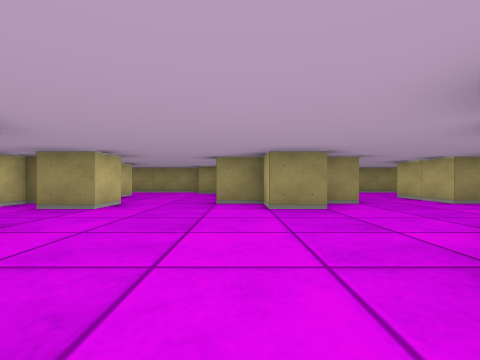
View 1 (above)

24 first-person views from a walk through a cub3D maze. The camera is about half as high as the walls, looks level and sees 85° across. The floor is counted in squares. Each view is taken from the middle of a square. On the plan, view 1 faces up. The plan holds only what a view shows up to about 9 squares ahead; the rest is blank.

View 2
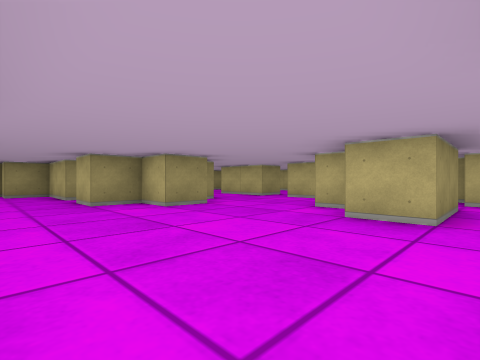

View 3
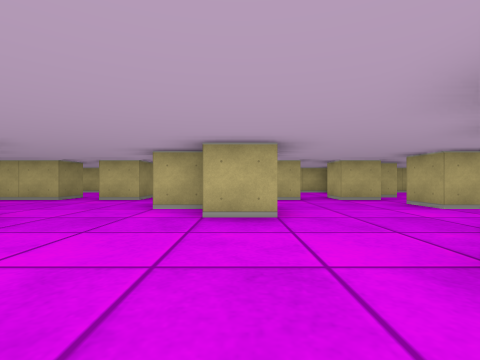

View 4
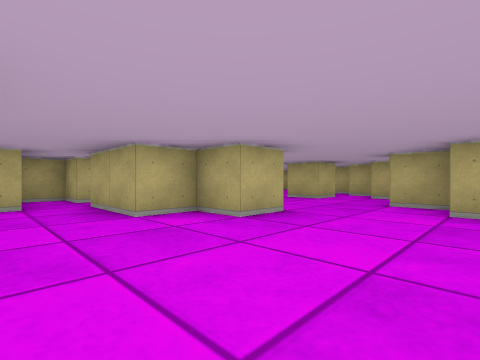

View 5
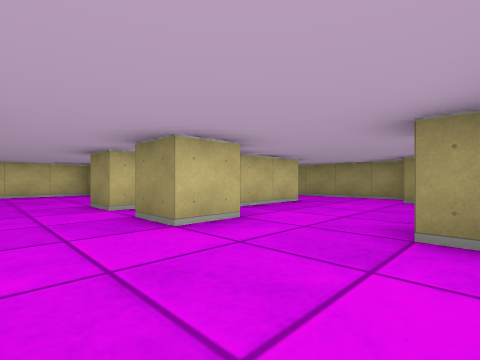

View 6
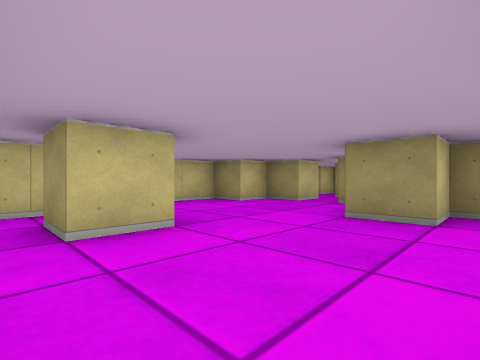

View 7
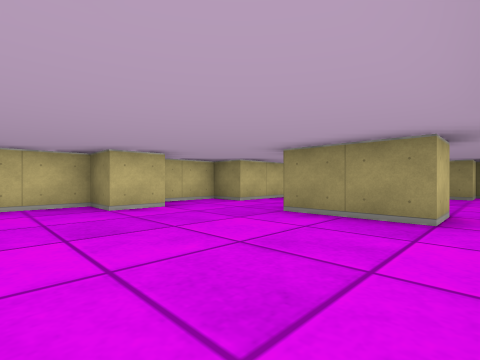

View 8
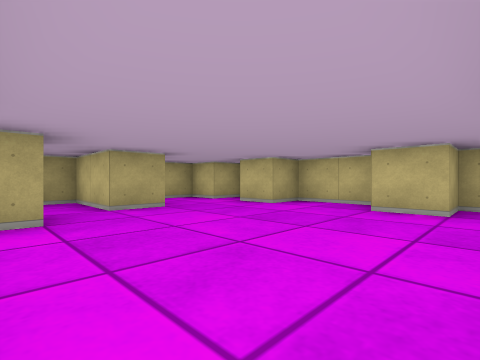

View 9
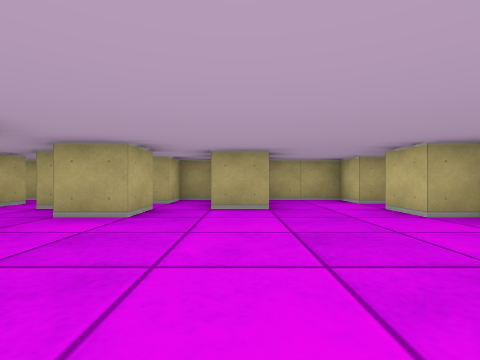

View 10
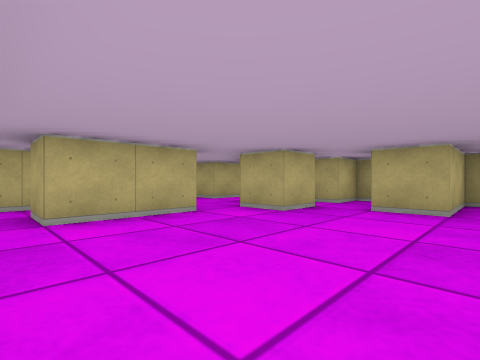

View 11
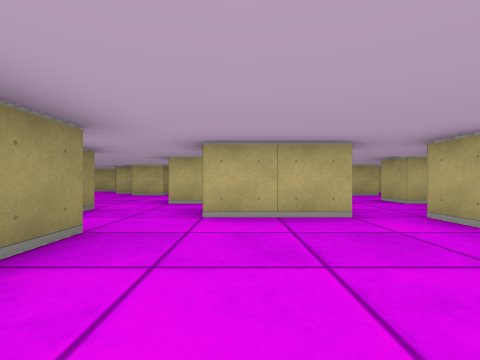

View 12
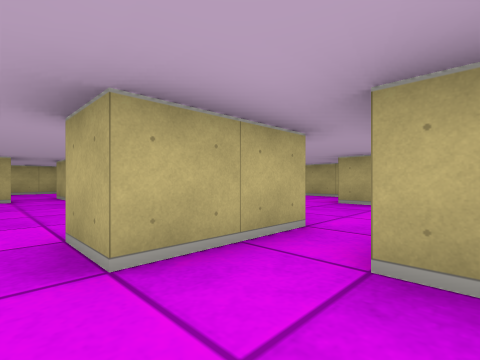

View 13
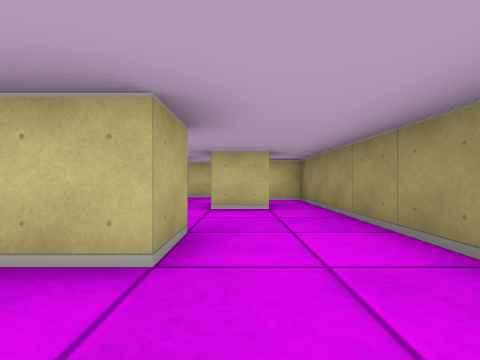

View 14
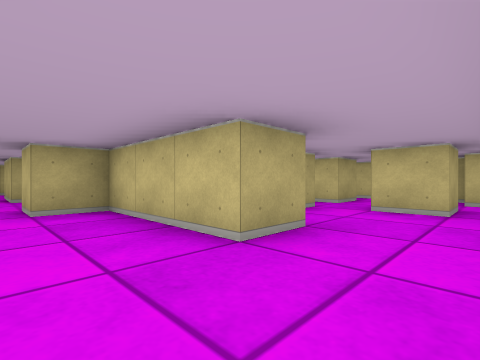

View 15
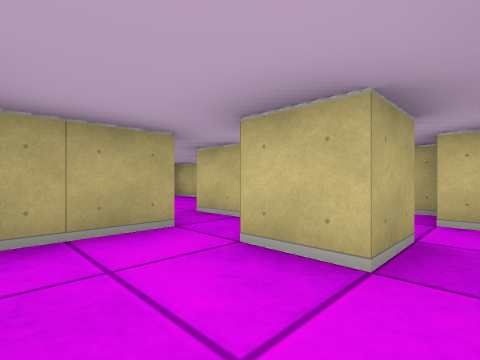

View 16
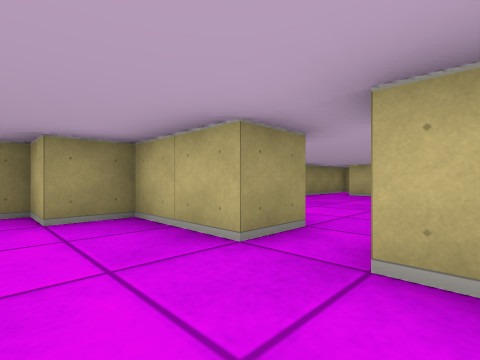

View 17
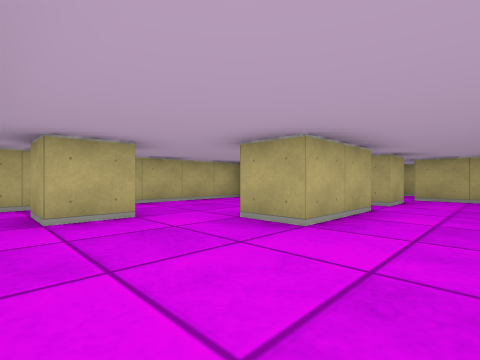

View 18
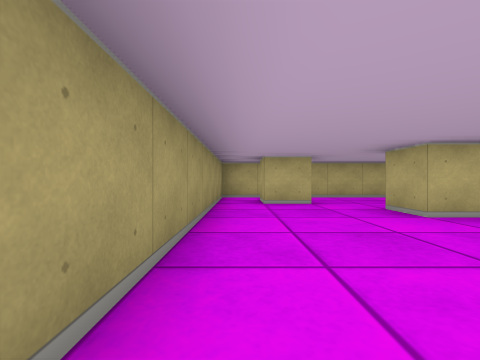

View 19
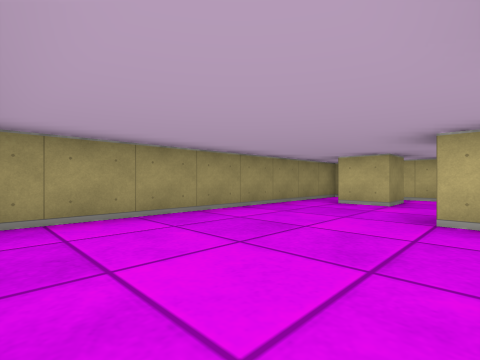

View 20
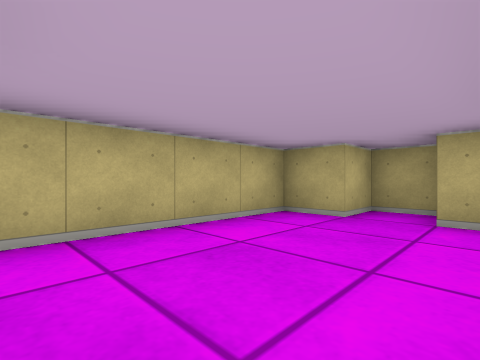

View 21
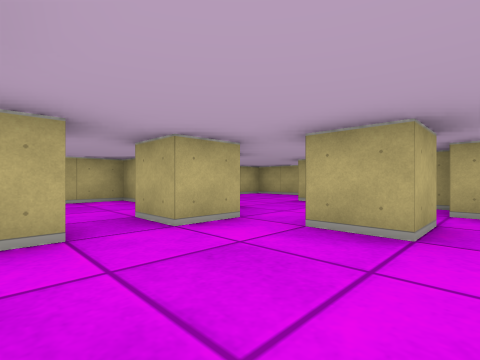

View 22
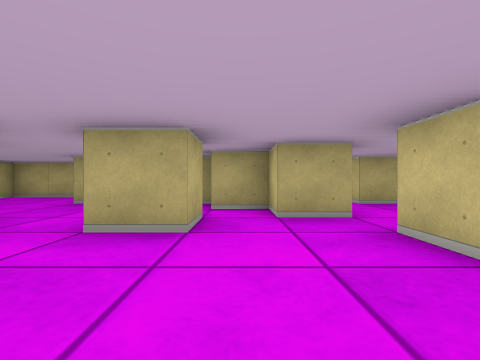

View 23
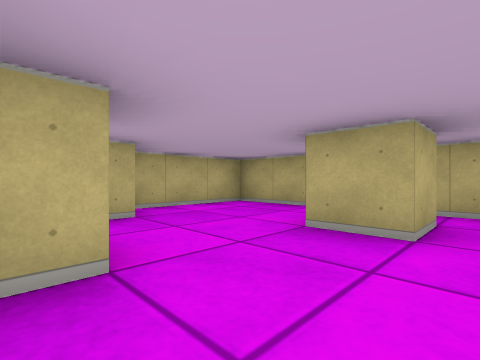

View 24
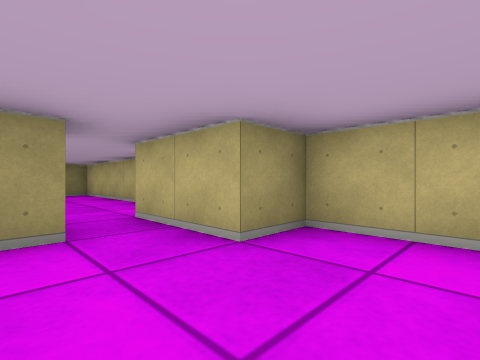

### Floor plan
Key: @ floor where view 1 was taken; # wall or solid block; . floor.
Columns run from 10 left of view 1 to 9 right of it. Each row starts with its distance up from view 1.
 11  ###################
 10 ##.......##........#
  9 #..#......#......#.#
  8 #.....#...#........#
  7 #.#.###........#...#
  6 ###..###..###..#...#
  5 #....#.#...#.......#
  4 #..............#####
  3 #................#.#
  2 ##.#...#.....##.##.#
  1 ##.....#....##..#..#
  0 #...##....@....##..#
 -1 #........#.........#
 -2 ##.....#.##....##..#
 -3 #......#.....#..#.##
 -4 #..........##.....##
 -5 ##....##....#......#
 -6 #...#..#.#..##.#...#
 -7 ##..#.## ...  .....#
 -8  ######  ###########

Positions as (right, up) in squares from view 1, and headings:
1: (0, 0), facing up
2: (-2, 0), facing up-right
3: (-2, 1), facing right
4: (-1, 4), facing down-right
5: (0, 3), facing up-left
6: (-4, 1), facing up-left
7: (-4, -4), facing up-left
8: (-4, -1), facing down-left
9: (-6, -1), facing down
10: (-7, -1), facing down-right
11: (-7, -2), facing right
12: (-3, 0), facing down-right
13: (-2, 9), facing left
14: (-2, 10), facing down-left
15: (-5, 10), facing down-left
16: (-2, 6), facing up-right
17: (3, 10), facing down-right
18: (1, 10), facing right
19: (1, 7), facing up-right
20: (6, 8), facing down-right
21: (2, 0), facing down-right
22: (2, 0), facing down
23: (4, -3), facing down-right
24: (6, -6), facing up-right
